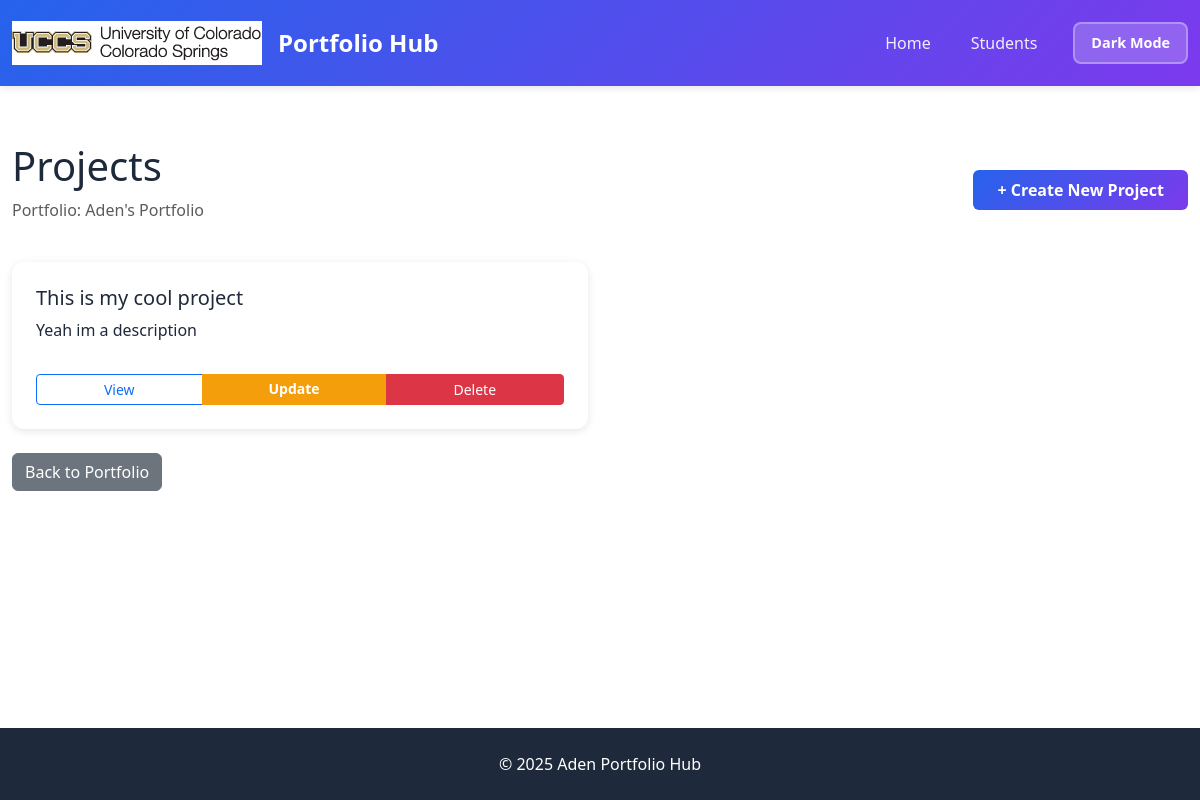
The page /portfolio/2/projects/ on the database its author committed.
### portfolio_app/models.py (models this page shows, shortened)
class Portfolio(models.Model):
    title = models.CharField(max_length=200)
    contact_email = models.CharField(max_length=200)
    is_active = models.BooleanField(default=False)
    about = models.CharField(blank=True)

class Project(models.Model):
    title = models.CharField(max_length=200)
    description = models.CharField()
    portfolio = models.ForeignKey(Portfolio, on_delete=models.CASCADE)

### portfolio_app/views.py (the view)
# urls.py: path('portfolio/<int:portfolio_id>/projects/', views.project_list, name='project-list'),
def project_list(request, portfolio_id):
    portfolio = get_object_or_404(Portfolio, id=portfolio_id)
    projects = Project.objects.filter(portfolio=portfolio)
    context = {
        'portfolio': portfolio,
        'projects': projects,
    }
    return render(request, 'portfolio_app/project_list.html', context)

### portfolio_app/templates/portfolio_app/project_list.html (shortened to what this page needs)
{% extends "portfolio_app/base_template.html" %}
{% block content %}
<div class="py-4">
  <div class="d-flex justify-content-between align-items-center mb-4">
    <div>
      <h1 class="mb-2">Projects</h1>
      <p class="text-muted">Portfolio: {{ portfolio.title }}</p>
    </div>
    <a href="{% url 'project-create' portfolio.id %}" class="btn btn-primary">+ Create New Project</a>
  </div>
  {% if projects %}
    <div class="row row-cols-1 row-cols-md-2 g-4">
      {% for project in projects %}
        <div class="col">
          <div class="card h-100">
            <div class="card-body d-flex flex-column">
              <h5 class="card-title">{{ project.title }}</h5>
              <p class="card-text flex-grow-1">
                {% if project.description %}
                  {{ project.description|truncatewords:30 }}
                {% else %}
                  No description available.
                {% endif %}
              </p>
              <div class="btn-group mt-3" role="group">
                <a href="{% url 'project-detail' project.id %}" class="btn btn-sm btn-outline-primary">View</a>
                <a href="{% url 'project-update' project.id %}" class="btn btn-sm btn-warning">Update</a>
                <a href="{% url 'project-delete' project.id %}" class="btn btn-sm btn-danger">Delete</a>
              </div>
            </div>
          </div>
        </div>
      {% endfor %}
    </div>
  {% else %}
    <div class="alert alert-info" role="alert">
      <h5 class="alert-heading">No Projects Yet</h5>
      <p class="mb-0">Click "Create New Project" to add one!</p>
    </div>
  {% endif %}
  <div class="mt-4">
    <a href="{% url 'portfolio-detail' portfolio.id %}" class="btn btn-secondary">Back to Portfolio</a>
  </div>
</div>
{% endblock %}

### portfolio_app/templates/portfolio_app/base_template.html (style rules this page uses)
:root { --primary-color: #2563eb; --secondary-color: #7c3aed; --accent-color: #f59e0b; --dark-bg: #1e293b; }
body { --bg-color: #ffffff; --text-color: #1e293b; --card-bg: #ffffff; --card-border: #e2e8f0; --input-bg: #ffffff; --input-border: #e2e8f0; --footer-bg: #1e293b; --footer-text: #ffffff; --light-text: #64748b; }
body { min-height: 100vh; display: flex; flex-direction: column; background-color: var(--bg-color); color: var(--text-color); transition: background-color 0.3s, color 0.3s; }
.btn-primary { background: linear-gradient(135deg, var(--primary-color), var(--secondary-color)); border: none; font-weight: 600; padding: 0.5rem 1.5rem; transition: transform 0.2s, box-shadow 0.3s; }
.btn-warning { background-color: var(--accent-color); border: none; color: white; font-weight: 600; }
.card { border: none; border-radius: 12px; box-shadow: 0 2px 8px rgba(0,0,0,0.1); transition: transform 0.3s, box-shadow 0.3s; overflow: hidden; background-color: var(--card-bg); color: var(--text-color); }
.card-body { padding: 1.5rem; }

### rows shown on the page
Portfolio: title "Aden's Portfolio"
Project: title "This is my cool project", description "Yeah im a description"
